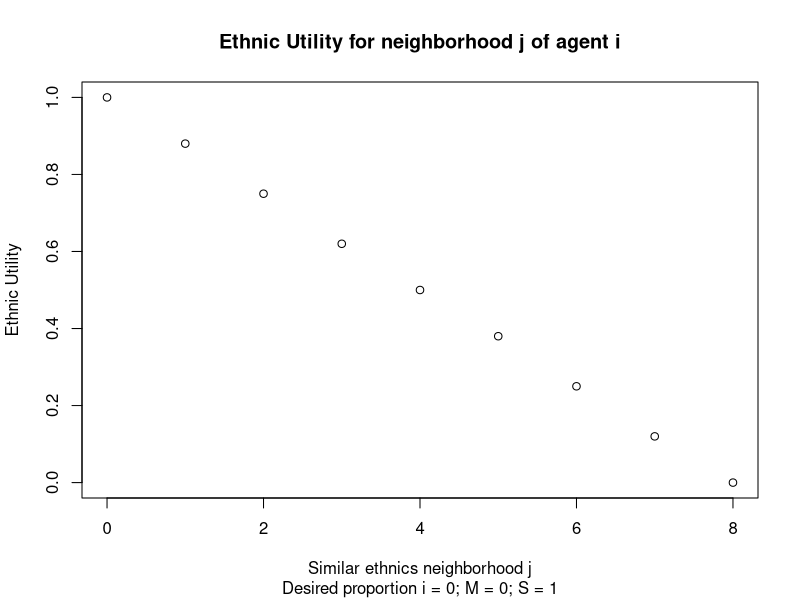
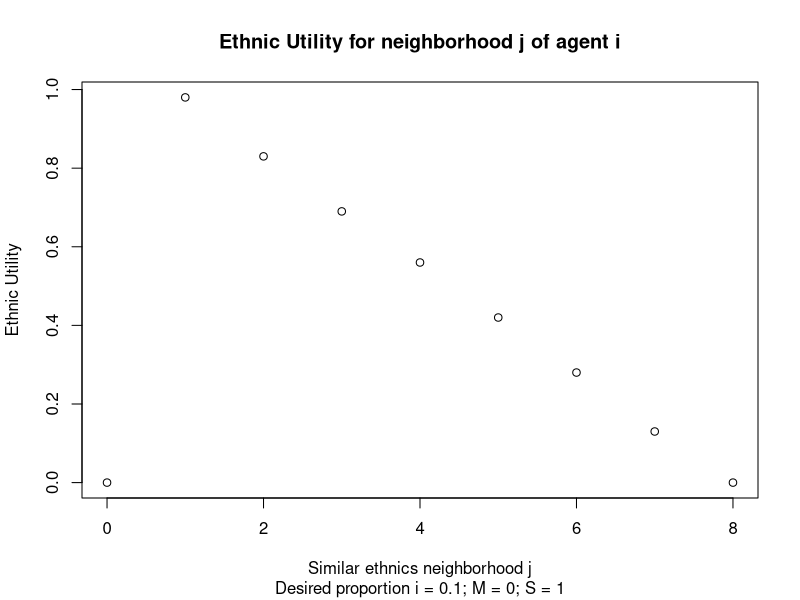
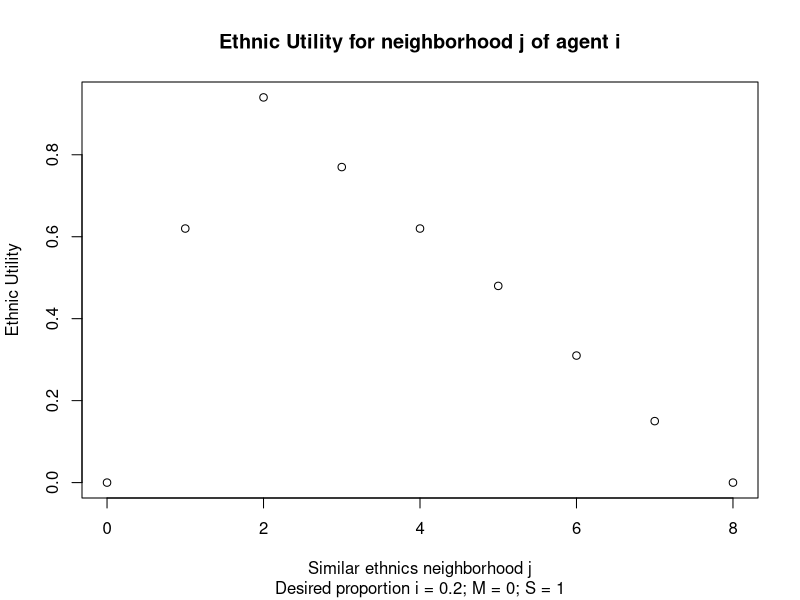
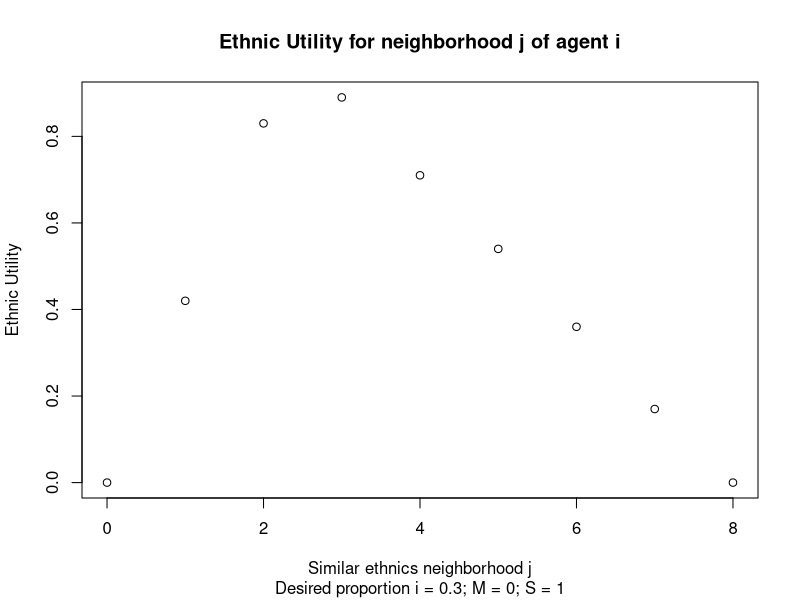
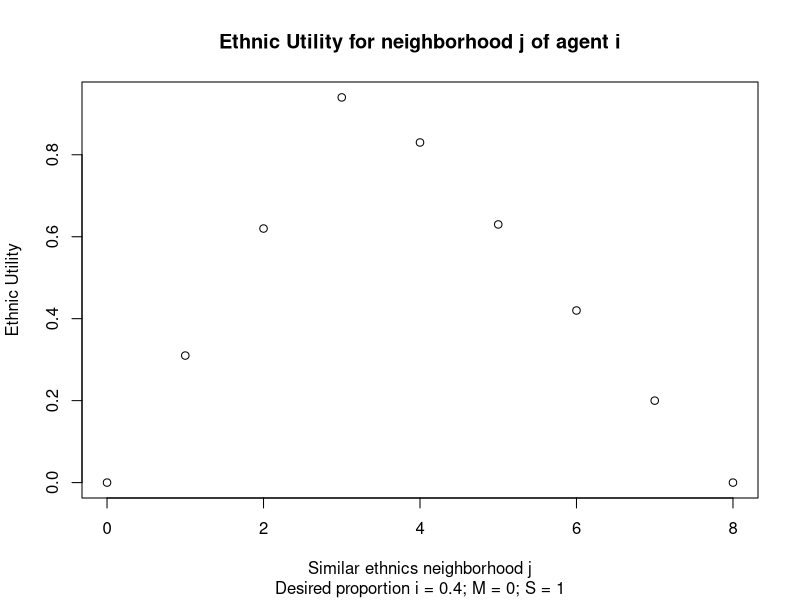
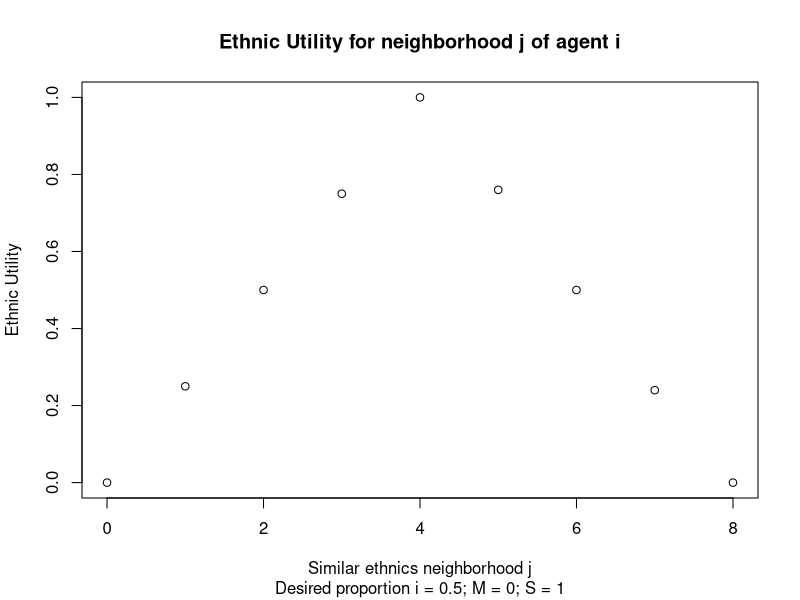
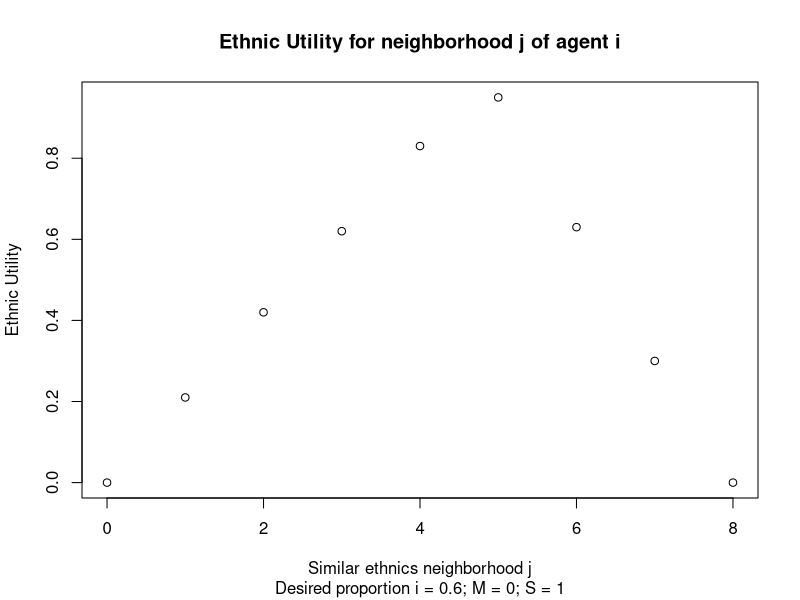
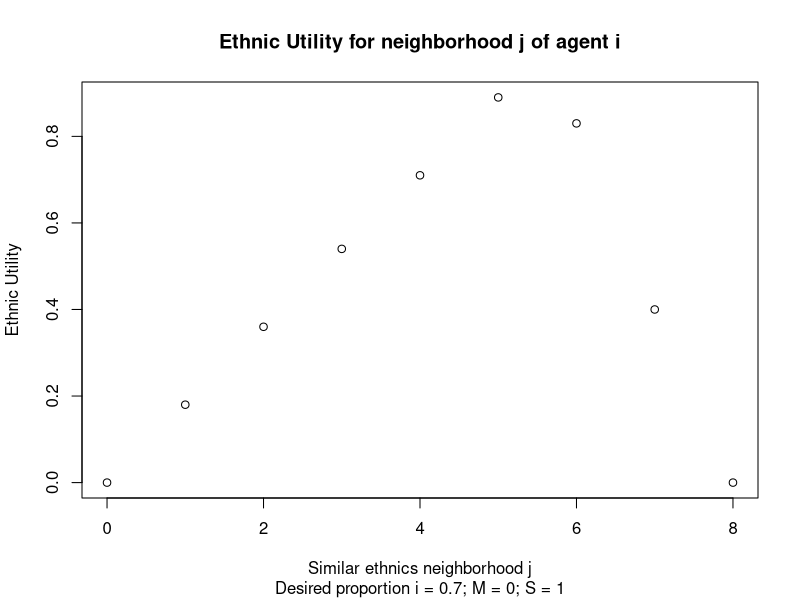

These charts were generated, in order, by the following R code:
## ---- chunk 1
knitr::opts_chunk$set(echo = TRUE, fig.lp="fig:")

library(Hmisc)

# Here functions that are used.

# Calculation ethnic utility (for each option)

f_eth <- function(i_e,M,x,n,S){
  if (x > n){
    U <- NA}else{
  if (x < round(n*i_e,digits = 2)){
   U <- (x / round((n*i_e),digits = 2)) * S
    }else if (x > round((n*i_e),digits = 2)){
      U <- M + ((1- round((x/n),digits = 2))*(1-M))/(1-i_e)
    }else{
        U <- 1}
  round(U,digits = 2)
    }
}

# Calculation value utility (for each option)

f_val <- function(e_w,ew_ng,M,i_v,S){
  if (round(abs(e_w-ew_ng), digits=2) <= i_v) {
    U <- 1
    }else{
      U <- (M + ((1-(round(abs(e_w-ew_ng), digits=2)))*(1-M))/(1-i_v)) * S
    }
  round(U,digits = 2)
}

# Probability (random utility with logistic regression) to relocate

prob <- function(d_u_e,d_u_v,e_w,par_v){round(1 / (1 + exp(-(e_w*10)*(d_u_e) + (-(v_w*10)*(d_u_v)))),digits= 2)}

# install.packages("tinytex", repos = "https://cloud.r-project.org" ) if debug needed?

## ---- chunk 2


# f2 <- function(p,M,x,n,S)

#i_e = 0.5
M = 0
S = 1
n = 8

for (i_e in seq (0.0,1.0, by = 0.1)){
  
f0m <- f_eth(i_e,M,0,n,S)
f1m <- f_eth(i_e,M,1,n,S)
f2m <- f_eth(i_e,M,2,n,S)
f3m <- f_eth(i_e,M,3,n,S)
f4m <- f_eth(i_e,M,4,n,S)
f5m <- f_eth(i_e,M,5,n,S)
f6m <- f_eth(i_e,M,6,n,S)
f7m <- f_eth(i_e,M,7,n,S)
f8m <- f_eth(i_e,M,8,n,S)

num_sim_col <- seq(0, 8, by = 1)
Utility_E <- c(f0m,f1m,f2m,f3m,f4m,f5m,f6m,f7m,f8m)
name_E <- paste0("Desired proportion i = ",i_e,"; M = ",M,"; S = ",S)

plot(num_sim_col,Utility_E, xlab = "Similar ethnics neighborhood j", ylab = "Ethnic Utility",  main = "Ethnic Utility for neighborhood j of agent i",  sub = name_E)

report_E <- paste0("M = ",M,"; S = ",S,"; Desired proportion i = ",i_e,"; Similar ethnics neighborhood j = ", seq(0, 8, by = 1), "; Utility ij = ", Utility_E)

print(report_E)

}
## ---- chunk 3

i_v <- 0
S  <- 1
M <- 0

for (e_w in seq (0.0,1.0, by = 0.1)){

fv0d2 <- f_val(e_w,0,M,i_v,S)
fv1d2 <- f_val(e_w,0.1,M,i_v,S)
fv2d2 <- f_val(e_w,0.2,M,i_v,S)
fv3d2 <- f_val(e_w,0.3,M,i_v,S)
fv4d2 <- f_val(e_w,0.4,M,i_v,S)
fv5d2 <- f_val(e_w,0.5,M,i_v,S)
fv6d2 <- f_val(e_w,0.6,M,i_v,S)
fv7d2 <- f_val(e_w,0.7,M,i_v,S)
fv8d2 <- f_val(e_w,0.8,M,i_v,S)
fv9d2 <- f_val(e_w,0.9,M,i_v,S)
fv10d2 <- f_val(e_w,1.0,M,i_v,S)

value_mean_neighborhood <- seq(0.0, 1.0, by = 0.1)
Utility_V <- c(fv0d2,fv1d2,fv2d2,fv3d2,fv4d2,fv5d2,fv6d2,fv7d2,fv8d2,fv9d2,fv10d2)
name_V <- paste0("Ethnic weight i = ", e_w,"; desired distance i = ",i_v,"; M = ",M,"; S = ",S)

plot(value_mean_neighborhood,Utility_V, xlab = "Mean ethnic weight neighborhood j", ylab = "Value Utility neighborhood j",  main = "Value Utility for neighborhood j of agent i",  sub = name_V)

report_v <- paste0(name_V,"; Mean ethnic weight j = ", seq(0.0, 1.0, by = 0.1), "; Utility ij = ", Utility_V)

print(report_v)

}

## ---- chunk 4

for (d_u_e in seq (-1.0,1.0, by = 0.1)){
  
e_w <- 0.8
v_w <- 1 - e_w

# d_u_e <- -1

  dis_0   <- prob(d_u_e,0.0,e_w,v_w)
dis_0.1 <- prob(d_u_e,0.1,e_w,v_w)
dis_0.2 <- prob(d_u_e,0.2,e_w,v_w)
dis_0.3 <- prob(d_u_e,0.3,e_w,v_w)
dis_0.4 <- prob(d_u_e,0.4,e_w,v_w)
dis_0.5 <- prob(d_u_e,0.5,e_w,v_w)
dis_0.6 <- prob(d_u_e,0.6,e_w,v_w)
dis_0.7 <- prob(d_u_e,0.7,e_w,v_w)
dis_0.8 <- prob(d_u_e,0.8,e_w,v_w)
dis_0.9 <- prob(d_u_e,0.9,e_w,v_w)
dis_1   <- prob(d_u_e,1.0,e_w,v_w)
dis_0.1neg <- prob(d_u_e,-0.1,e_w,v_w)
dis_0.2neg <- prob(d_u_e,-0.2,e_w,v_w)
dis_0.3neg <- prob(d_u_e,-0.3,e_w,v_w)
dis_0.4neg <- prob(d_u_e,-0.4,e_w,v_w)
dis_0.5neg <- prob(d_u_e,-0.5,e_w,v_w)
dis_0.6neg <- prob(d_u_e,-0.6,e_w,v_w)
dis_0.7neg <- prob(d_u_e,-0.7,e_w,v_w)
dis_0.8neg <- prob(d_u_e,-0.8,e_w,v_w)
dis_0.9neg <- prob(d_u_e,-0.9,e_w,v_w)
dis_1neg   <- prob(d_u_e,-1.0,e_w,v_w)
  
  value_difference <- seq(-1.0,1.0, by = 0.1)
  prob_relocation <- seq(0.0, 1.0,  by = 0.1)
  
  prob_choice <- c(dis_1neg,dis_0.9neg,dis_0.8neg,dis_0.7neg,dis_0.6neg,dis_0.5neg,dis_0.4neg,dis_0.3neg,dis_0.2neg,dis_0.1neg,dis_0,dis_0.1,dis_0.2,dis_0.3,dis_0.4,dis_0.5,dis_0.6,dis_0.7,dis_0.8,dis_0.9,dis_1)
  
  name_diff <- paste0("Note: "," Ethnic parameter = ", e_w*10," ;"," Value parameter = ", v_w*10, 
                      "\r\n Utility Difference -1 = MIN Utility Alternative, 1 = MAX Utility Alternative")
  
  name_diff_title <-paste0("Probability to move to alternative","\r\n Difference Ethnic Utility (Alternative - Current) = ", d_u_e)
  
plot(value_difference,prob_choice, xlab = "x-axis: Difference Value Utility (Alternative - Current) \r\n",ylab = "probability", main = name_diff_title, sub = name_diff,ylim = c(0,1), yaxt = 'n')
axis(2,at=seq(0.0, 1.0, by = 0.25))

}


## ---- chunk 5

prob <- function(d_u_e,d_u_v,par_e,par_v){round(1 / (1 + exp(-par_e*(d_u_e) + (-par_v*(d_u_v)))),digits= 2)}

for (d_u_e in seq (-1.0,1.0, by = 0.1)){
  
par_e <- 10
par_v <- 10 - par_e

# d_u_e <- -1

  dis_0p   <- prob(d_u_e,0.0,par_e,par_v)
dis_0.1p <- prob(d_u_e,0.1,par_e,par_v)
dis_0.2p <- prob(d_u_e,0.2,par_e,par_v)
dis_0.3p <- prob(d_u_e,0.3,par_e,par_v)
dis_0.4p <- prob(d_u_e,0.4,par_e,par_v)
dis_0.5p <- prob(d_u_e,0.5,par_e,par_v)
dis_0.6p <- prob(d_u_e,0.6,par_e,par_v)
dis_0.7p <- prob(d_u_e,0.7,par_e,par_v)
dis_0.8p <- prob(d_u_e,0.8,par_e,par_v)
dis_0.9p <- prob(d_u_e,0.9,par_e,par_v)
dis_1p  <- prob(d_u_e,1.0,par_e,par_v)
dis_0.1negp <- prob(d_u_e,-0.1,par_e,par_v)
dis_0.2negp <- prob(d_u_e,-0.2,par_e,par_v)
dis_0.3negp <- prob(d_u_e,-0.3,par_e,par_v)
dis_0.4negp <- prob(d_u_e,-0.4,par_e,par_v)
dis_0.5negp <- prob(d_u_e,-0.5,par_e,par_v)
dis_0.6negp <- prob(d_u_e,-0.6,par_e,par_v)
dis_0.7negp <- prob(d_u_e,-0.7,par_e,par_v)
dis_0.8negp <- prob(d_u_e,-0.8,par_e,par_v)
dis_0.9negp <- prob(d_u_e,-0.9,par_e,par_v)
dis_1negp   <- prob(d_u_e,-1.0,par_e,par_v)
  
  value_difference <- seq(-1.0,1.0, by = 0.1)
  prob_relocation <- seq(0.0, 1.0,  by = 0.1)
  
  prob_choicep <- c(dis_1negp,dis_0.9negp,dis_0.8negp,dis_0.7negp,dis_0.6negp,dis_0.5negp,dis_0.4negp,dis_0.3negp,dis_0.2negp,dis_0.1negp,dis_0p,dis_0.1p,dis_0.2p,dis_0.3p,dis_0.4p,dis_0.5p,dis_0.6p,dis_0.7p,dis_0.8p,dis_0.9p,dis_1p)
  
  name_diff <- paste0("Note: "," Ethnic parameter = ", par_e," ;"," Value parameter = ", par_v, 
                      "\r\n Utility Difference -1 = MIN Utility Alternative, 1 = MAX Utility Alternative")
  
  name_diff_title <-paste0("Probability to move to alternative","\r\n Difference Ethnic Utility (Alternative - Current) = ", d_u_e)
  
plot(value_difference,prob_choicep, xlab = "x-axis: Difference Value Utility (Alternative - Current) \r\n",ylab = "probability", main = name_diff_title, sub = name_diff,ylim = c(0,1), yaxt = 'n')
axis(2,at=seq(0.0, 1.0, by = 0.25))

}


## ---- chunk 6

# f0t6 <- f(0.5,0.6,0,6)
# f1t6 <- f(0.5,0.6,1,6)
# f2t6<- f(0.5,0.6,2,6)
# f3t6 <- f(0.5,0.6,3,6)
# f4t6 <- f(0.5,0.6,4,6)
# f5t6 <- f(0.5,0.6,5,6)
# f6t6 <- f(0.5,0.6,6,6)

# utilityt6 <- c(f0t6,f1t6,f2t6,f3t6,f4t6,f5t6,f6t6)
# concentrationt6 <- c(0:6)


# print(utilityt8)
# plot(concentrationt6,utilityt6)

## ---- chunk 7



# f0m <- f(0.5,1,0,8)
# f1m <- f(0.5,1,1,8)
# f2m <- f(0.5,1,2,8)
# f3m <- f(0.5,1,3,8)
# f4m <- f(0.5,1,4,8)
# f5m <- f(0.5,1,5,8)
# f6m <- f(0.5,1,6,8)
# f7m <- f(0.5,1,7,8)
# f8m <- f(0.5,1,8,8)

# utility_Moore <- c(f0m,f1m,f2m,f3m,f4m,f5m,f6m,f7m,f8m)
# concentrationm <- c(0:8)


# print(utilitym)
# plot(concentrationm,utility_Moore)
## ---- chunk 8



# f0m <- f(0.5,0,0,8)
# f1m <- f(0.5,0,1,8)
# f2m <- f(0.5,0,2,8)
# f3m <- f(0.5,0,3,8)
# f4m <- f(0.5,0,4,8)
# f5m <- f(0.5,0,5,8)
# f6m <- f(0.5,0,6,8)
# f7m <- f(0.5,0,7,8)
# f8m <- f(0.5,0,8,8)

# utility_Moore <- c(f0m,f1m,f2m,f3m,f4m,f5m,f6m,f7m,f8m)
# concentrationm <- c(0:8)


# print(utilitym)
# plot(concentrationm,utility_Moore)
